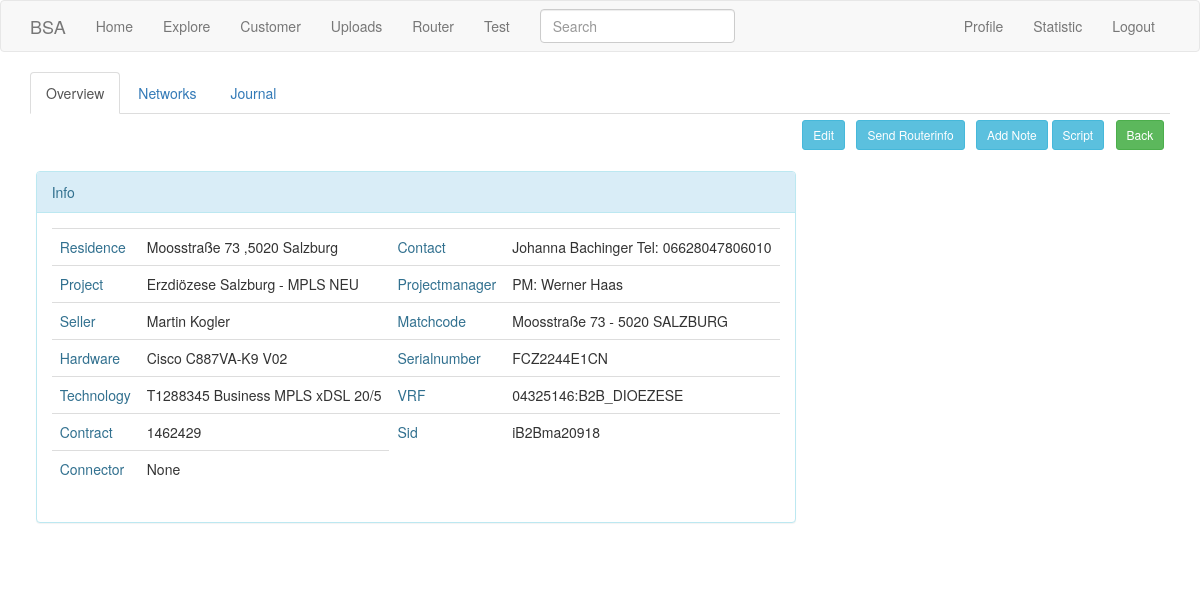
The page /contract/7 (signed in) on the database its author committed.
### app/models.py (models this page shows, shortened)
class SearchableMixin(object):
    @classmethod
    def before_commit(cls, session):
        session._changes = {
            'add': list(session.new),
            'update': list(session.dirty),
            'delete': list(session.deleted)
        }
    @classmethod
    def after_commit(cls, session):
        for obj in session._changes['add']:
            if isinstance(obj, SearchableMixin):
                add_to_index(obj.__tablename__, obj)
        for obj in session._changes['update']:
            if isinstance(obj, SearchableMixin):
                add_to_index(obj.__tablename__, obj)
        for obj in session._changes['delete']:
            if isinstance(obj, SearchableMixin):
                remove_from_index(obj.__tablename__, obj)
        session._changes = None

class Location(db.Model, SearchableMixin):
    __searchable__ = ['contract']
    customer_id=db.Column(db.Integer, db.ForeignKey('customer.id'))
    id = db.Column(db.Integer, primary_key=True)
    residence = db.Column(db.String(140))
    technology = db.Column(db.String(140))
    project= db.Column(db.String(140))
    projectmanager=db.Column(db.String(140))
    hardware= db.relationship('Hardware', backref='location' , lazy='dynamic')
    networks= db.relationship('Network', backref='location' , lazy='dynamic')
    contract= db.Column(db.String(140))
    contact=db.Column(db.String(140))
    sid= db.Column(db.String(140))
    matchcode= db.Column(db.String(140))
    seller= db.Column(db.String(140))
    vrf= db.Column(db.String(140))
    dependencies=db.relationship('Contract', backref='location' , lazy='dynamic')
    infos=db.relationship("Info", secondary="basket", backref='locations')
    connector=db.Column(db.String(280))

class Hardware(db.Model):
    id = db.Column(db.Integer, primary_key=True)
    name=db.Column(db.String(140))
    sn = db.Column(db.String(140))
    location_id = db.Column(db.Integer, db.ForeignKey('location.id'))

### app/main/routes.py (the view, shortened to what this page needs)
@bp.route('/contract/<id>',methods=['GET', 'POST'])
@login_required
def contract(id):
    available_scripts=Script.query.all()
    scripts_list=[(i.id,i.name) for i in available_scripts]
    form=NetworkForm()
    form_del=DeleteForm()
    form_info=InfoForm()
    form_remove=RemoveForm()
    form_script=ScriptForm()
    contract=Location.query.get(id)
    form_script.script.choices=scripts_list
    if form_remove.validate_on_submit():
        if form_remove.remove.data:
            info=Info.query.get(form_remove.id_rem.data)
            contract.remove_info(info)
            db.session.commit()
            return redirect(url_for('main.contract',id=contract.id))
    if form_del.validate_on_submit():
        if form_del.delete.data:
            print('form validate')
            id=form_del.id_del.data
            delete(Network,id)
            return redirect(url_for('main.contract',id=contract.id))
    location=Location.query.get(id)
    infos_t=location.infos
    return render_template('contract.html',form_script=form_script, contract=contract, form=form, form_del=form_del, form_info=form_info, infos_t=infos_t, form_remove=form_remove)

### app/file/forms.py
class SearchForm(FlaskForm):
    q = StringField(_l('Search'), validators=[DataRequired()])
    def __init__(self, *args, **kwargs):
        if 'formdata' not in kwargs:
            kwargs['formdata'] = request.args
        if 'csrf_enabled' not in kwargs:
            kwargs['csrf_enabled'] = False
        super(SearchForm, self).__init__(*args, **kwargs)

### app/main/forms.py
class SearchForm(FlaskForm):
    q = StringField(_l('Search'), validators=[DataRequired()])
    def __init__(self, *args, **kwargs):
        if 'formdata' not in kwargs:
            kwargs['formdata'] = request.args
        if 'csrf_enabled' not in kwargs:
            kwargs['csrf_enabled'] = False
        super(SearchForm, self).__init__(*args, **kwargs)

### app/file/routes.py (called while the page is built)
@bp.before_app_request
def before_request():
    if current_user.is_authenticated:
        g.search_form = SearchForm()
    g.locale = str(get_locale())

### app/main/routes.py (called while the page is built)
@bp.before_request
def before_request():
    if current_user.is_authenticated:
        current_user.last_seen = datetime.utcnow()
        db.session.commit()
        g.search_form = SearchForm()
    g.locale = str(get_locale())

### app/models.py (called while the page is built)
    @login.user_loader
    def load_user(id):
        return User.query.get(int(id))

### app/templates/contract.html (shortened to what this page needs)
{% extends "base.html" %}
{% import 'bootstrap/wtf.html' as wtf %}
{% from "macros.html" import modal with context %}
{% block app_content %}
<link rel="stylesheet" type="text/css" href="{{ url_for('static', filename='css/style.css') }}">
<ul class="nav nav-tabs">
  <li class="nav-item active">
    <a class="nav-link active"  id="Overview-tab" data-toggle="tab" href="#Overview" role="tab" aria-controls="home" aria-selected="true">Overview</a>
  </li>
  <li class="nav-item">
    <a class="nav-link active" id="Networks-tab" data-toggle="tab" href="#Networks" role="tab" aria-controls="home" aria-selected="true">Networks</a>
  </li>
  <li class="nav-item">
    <a class="nav-link" href="#">Journal</a>
  </li>
</ul>
<div class="tab-content" id="TabContent" class="active" >
<div class="tab-pane active in " id="Overview" role="tabpanel" aria-labelledby="Overview-tab">
{% include '_contract_overview.html' %}
</div>
{% include '_contract_networks.html' %}
</div>
{% endblock %}

### app/templates/_contract_overview.html (shortened to what this page needs)
<div id="flex-container-button" class="flex-container">
<div id="flex-item-button" class="flex-item">
<div><a href="javascript: edit_row({{contract.id}});" class="btn btn-info btn-sm" id="edit_button{{contract.id}}">
          <span> Edit</span></a>
        </div> </div>
<div id="flex-item-button2" class="flex-item">
  <button id="router_todo" onclick="router_todo( {{contract.id}} )"  type="button" class="btn btn-info btn-sm " >
 Send Routerinfo</button></div>
<div id="flex-item-button3" class="flex-item">
<button type="button" class="btn btn-info btn-sm"  data-toggle="modal" data-target="#modal-info1">
<span> Add Note</span>
</button>
<button type="button" class="btn btn-info btn-sm"  data-toggle="modal" data-target="#modal-script1">
<span>Script</span>
</button>
</div>
<div id="flex-item-back" class="flex-item">
  <a class="btn btn-success btn-sm" href="{{ url_for('main.locations',customername=contract.customer.name) }}">Back</a></div>
</div>
<div id="flex-container-contract" class="flex-container">
<div id="flex-item-contract" class="flex-item">
<div class="panel panel-info">
<div class="panel-heading">Info</div>
<div class="panel-body">
<table class="table  table-responsive">
  <tbody>
 <tr><td Style="color:#31708f;">Residence</td><td id="residence_contract" >{{contract.residence}}</td><td Style="color:#31708f;">Contact</td><td id="contact_contract" >{{contract.contact}}</td></tr>
<tr><td Style="color:#31708f;">Project</td><td id="project_contract">{{contract.project}}</td><td Style="color:#31708f;">Projectmanager</td><td id="projectmanager_contract">{{contract.projectmanager}}</td>
<tr><td Style="color:#31708f;">Seller</td><td id="seller_contract" >{{contract.seller}}</td><td Style="color:#31708f;">Matchcode</td><td id="matchcode_contract" >{{contract.matchcode}}</td></tr>
<tr><td Style="color:#31708f;">Hardware</td><td id="hardware_contract">{{contract.hardware.first().name}}</td><td Style="color:#31708f;" >Serialnumber</td><td id="sn_contract">{{contract.hardware.first().sn}}</td></tr>
<tr><td Style="color:#31708f;">Technology</td><td id="technology_contract">{{contract.technology}}</td><td Style="color:#31708f;">VRF</td><td id="vrf_contract">{{contract.vrf}}</td></tr>
<tr><td Style="color:#31708f;">Contract</td><td id="contract_contract">{{contract.contract}}</td><td Style="color:#31708f;">Sid</td><td id="sid_contract" >{{contract.sid}}</td></tr>
<tr><td Style="color:#31708f;">Connector</td><td id="connector_contract">{{contract.connector}}</td></tr>
</tbody>
</table>
</div>
</div>
</div>
</div>

### app/static/css/style.css (style rules this page uses)
.flex-container { display: flex; wwwbackground: blue; align-content: space-around; align-items: flex-start; flex-direction: row; flex-wrap: wrap; }
.flex-item { align-content: space-around; margin: 0.5%; }
#flex-container-button.flex-container { justify-content: flex-end; }

### rows shown on the page
Location: residence "Moosstraße 73 ,5020 Salzburg", contact "Johanna Bachinger Tel: 06628047806010", project "Erzdiözese Salzburg - MPLS NEU", projectmanager "PM: Werner Haas", seller "Martin Kogler", matchcode "Moosstraße 73 - 5020 SALZBURG", technology "T1288345 Business MPLS xDSL 20/5", vrf "04325146:B2B_DIOEZESE", contract "1462429", sid "iB2Bma20918", connector "None"
Hardware: hardware.first "Cisco C887VA-K9 V02", hardware.first "FCZ2244E1CN"
